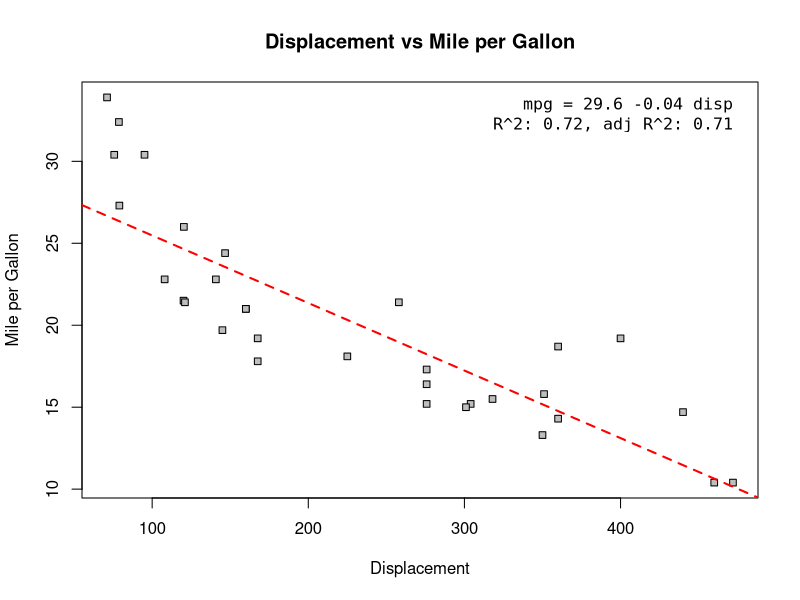
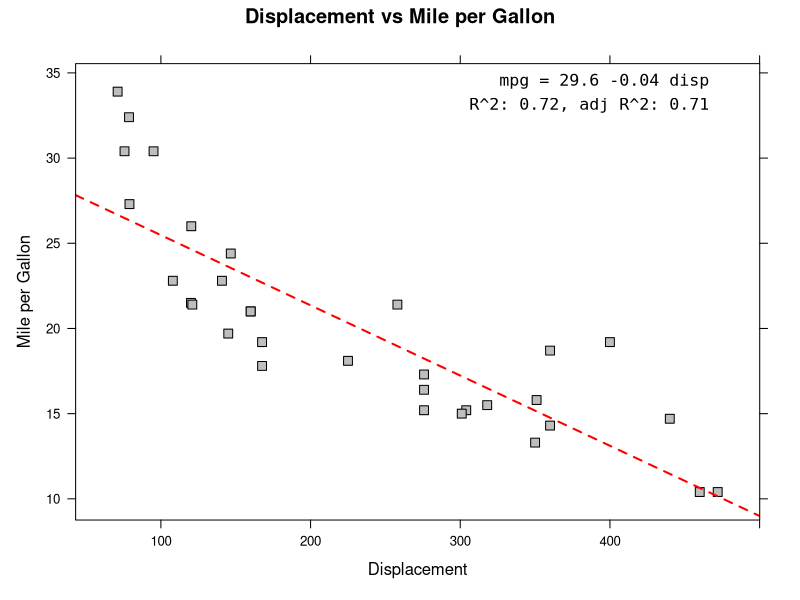
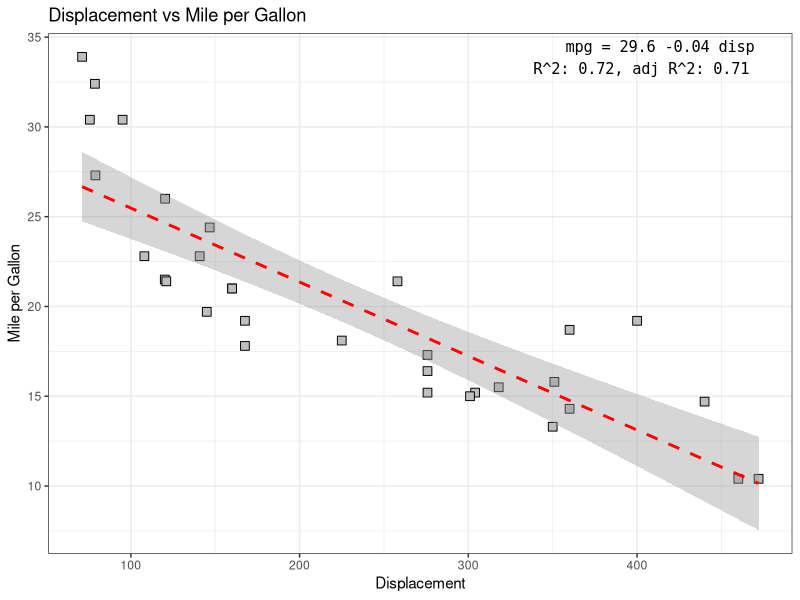

Write the R code that produced these figures, in order.
## ---- chunk 1
knitr::opts_chunk$set(
  comment = NA,
  message = FALSE,
  warning = FALSE,
  fig.align = "center",
  dev = "svg",
  out.width = "100%"
)
## ---- chunk 2
mdl <- lm(mpg ~ disp, data = mtcars)
sumry <- summary(mdl)
cf <- round(coef(mdl), 2)

eqn <- paste(terms(mdl)[[2]],
             paste0(cf[1], ifelse(cf[2] < 0, " ", " + "),
                    cf[2], " ", terms(mdl)[[3]]), sep = " = ")
sumry.lbl <- paste0("R^2: ", round(sumry$r.squared, 2),
                    ", adj R^2: ", round(sumry$adj.r.squared, 2))
## ---- chunk 3
with(mtcars, {
  plot(disp, mpg, pch = 22, bg = "gray",
       xlab = "Displacement", ylab = "Mile per Gallon",
       main = "Displacement vs Mile per Gallon")
  abline(mdl, col = "red", lty = 2, lwd = 2)
  text(max(disp), max(mpg), adj = c(1, 1), family = "monospace",
       label = paste(eqn, sumry.lbl, sep = "\n"))
})
## ---- chunk 4
library(lattice)
lm.panel <- function(x, y, ...) {
  panel.xyplot(x, y, pch = 22, fill = "gray",
               cex = 1.2, col = "black")
  panel.text(max(x), max(y), pos = 2,
             fontfamily = "monospace",
             label = paste(eqn, sumry.lbl, sep = "\n"))
  panel.abline(mdl, col = "red", lty = 2, lwd = 2)
}
xyplot(mpg ~ disp, data = mtcars,
       panel = lm.panel,
       main = "Displacement vs Mile per Gallon",
       xlab = "Displacement", ylab = "Mile per Gallon")
## ---- chunk 5
library(ggplot2)
plt <- qplot(disp, mpg, data = mtcars, geom = c("point"),
             xlab = "Displacement",
             ylab = "Mile per Gallon",
             main = "Displacement vs Mile per Gallon",
             size = I(3), shape = I(22), fill = I("grey"))
plt + theme_bw() +
  geom_smooth(method = "lm", color = "red", linetype = 2) +
  annotate(x = Inf, y = Inf, geom = "text",
           hjust = 1.2, vjust = 1.2,
           family = "monospace",
           label = paste(eqn, sumry.lbl, sep = "\n"))
## ---- chunk 6
sumry
